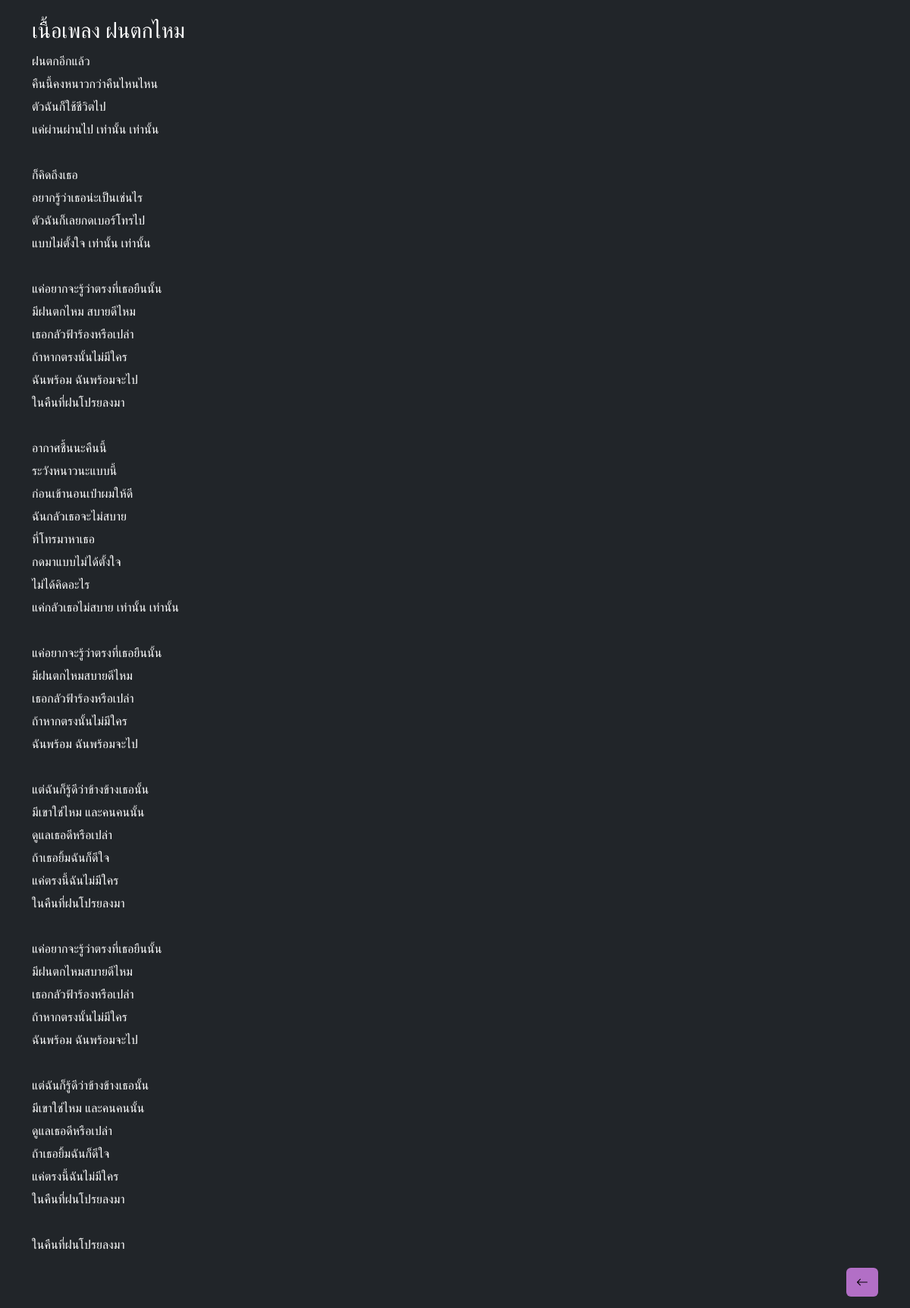
/lyrics_dark.php?id=1, run on the app's committed database.
### tables this page shows
CREATE TABLE `songs` (
  `id` int(11) NOT NULL,
  `title` text NOT NULL,
  `band` text NOT NULL,
  `bpm` int(11) NOT NULL,
  `lyrics` longtext NOT NULL,
  `link` text NOT NULL,
  `time` text NOT NULL
);

### lyrics_dark.php (the view, shortened to what this page needs)
<?php require("helper/db.php"); ?>
<?php
function getLyrics($connection, $id) {
    $id = mysqli_real_escape_string($connection, $id);
    $sql = "SELECT * FROM songs WHERE id = $id;";
    $result = mysqli_query($connection, $sql);
    if ($result) {
        $row = mysqli_fetch_assoc($result);
        return $row;
    } else {
        return false;
    }
}
if (isset($_GET["id"])) {
    $id = $_GET["id"];
    $data = getLyrics($connection, $id);
    if ($data) {
        $title = $data["title"];
        $lyrics = $data["lyrics"];
    } else {
        $title = "Lyrics not found";
        $lyrics = "Lyrics not found";
    }
} else {
    $title = "Lyrics not found";
    $lyrics = "Lyrics not found";
}
?>
<!DOCTYPE html>
<html lang="en">
<head>
    <link href="https://cdn.jsdelivr.net/npm/bootstrap@5.3.2/dist/css/bootstrap.min.css" rel="stylesheet">
    <link rel="stylesheet" href="helper/css/style.css">
    <link rel="stylesheet" href="https://cdn.jsdelivr.net/npm/bootstrap-icons@1.11.1/font/bootstrap-icons.css">
</head>
<body class="bg-dark">
    <div class="container text-white">
        <br>
        <div class="content" style="font-family: 'IBM Plex Sans Thai', sans-serif;">
            <h3 class="my-6">เนื้อเพลง <?php echo htmlspecialchars($title); ?></h3>
            <h6 class="lyrics" style="font-weight: 300; line-height: 30px;">
                <?php echo nl2br($lyrics);  ?>
            </h6>
        </div>
        <div class="text-end" style="margin-top: 15px; margin-bottom: 15px;">
            <a href="index_dark.php" class="btn" style="background-color: rgb(178, 111, 198);"><i class="bi bi-arrow-left" style="color: #000;"></i></a>
        </div>
    </div>
</body>
</html>

### helper/css/style.css (style rules this page uses)
.content { font-family: 'IBM Plex Sans Thai', sans-serif; }

### data on the page
songs: title "ฝนตกไหม", lyrics "ฝนตกอีกแล้ว คืนนี้คงหนาวกว่าคืนไหนไหน ตัวฉันก็ใช้ชีวิตไป แค่ผ่านผ่านไป เท่านั้น เท่านั้น ก็คิดถึงเธอ อยากรู้ว่าเธอน่ะเป็นเช่นไร ตัวฉันก็เลยกดเบอร์โทรไป แบบไม่ตั้งใจ เท่านั้น เท่านั้น แค่อยากจะรู้ว่าตรงที่เธอยืนนั้น มีฝนตกไหม สบายดีไหม เธอกลัวฟ้าร้องหรือเปล่า ถ้าหากตรงนั้นไม่มีใคร ฉันพร้อม ฉันพร้อมจะไป ในคืนที่ฝนโปรยลงมา อากาศชื้นนะคืนนี้ ระวังหนาวนะแบบนี้ ก่อนเข้านอนเป่าผมให้ดี ฉันกลัวเธอจะไม่สบาย ที่โทรมาหาเธอ กดมาแบบไม่ได้ตั้งใจ ไม่ได้คิดอะไร แค่กลัวเธอไม่สบาย เท่านั้น เท่านั้น แค่อยากจะรู้ว่าตรงที่เธอยืนนั้น มีฝนตกไหมสบายดีไหม เธอกลัวฟ้าร้องหรือเปล่า ถ้าหากตรงนั้นไม่มีใคร ฉันพร้อม ฉันพร้อมจะไป แต่ฉันก็รู้ดีว่าข้างข้างเธอนั้น มีเขาใช่ไหม และคนคนนั้น ดูแลเธอดีหรือเปล่า ถ้าเธอยิ้มฉันก็ดีใจ…"
